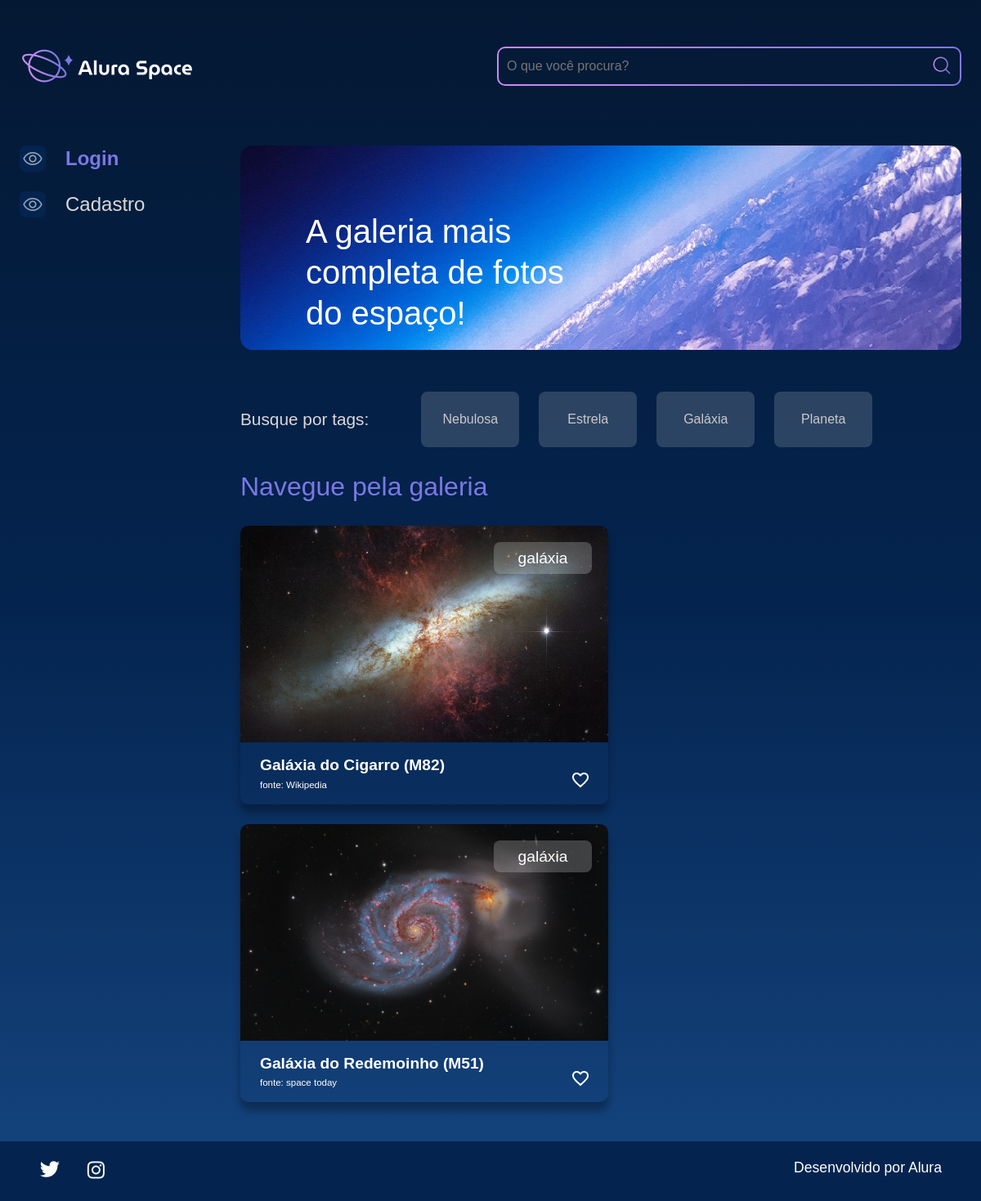
Screenshot of /filtro/GALÁXIA with the database file from the repository.
### apps/galeria/models.py (models this page shows, shortened)
class Fotografia(models.Model):
    CATEGORIA_CHOISES = [
        ("NEBULOSA", "nebulosa"),
        ("ESTRELA", "estrela"),
        ("GALÁXIA", "galáxia"),
        ("PLANETA", "planeta"),
    ]
    nome = models.CharField(max_length=100, null=False, blank=False)
    legenda = models.CharField(max_length=200, null=False, blank=False)
    categoria = models.CharField(max_length=100, choices=CATEGORIA_CHOISES, default='')
    descricao = models.TextField(null=False, blank=False)
    data = models.DateTimeField(default=datetime.now, blank=False)
    foto = models.ImageField(upload_to='galeria/', blank=True)
    publicada = models.BooleanField(default=True)
    usuario = models.ForeignKey(
        to=User,
        on_delete=models.SET_NULL,
        null=True,
        blank=False,
        related_name="user",
    )

### apps/galeria/views.py (the view)
# urls.py: path('filtro/<str:cat>', views.filtro_cat, name="filtro_cat"),
def filtro_cat(request, cat):
    fotografias = Fotografia.objects.filter(publicada=True, categoria=cat)
    tipos_categoria = Fotografia._meta.get_field('categoria').choices
    return render(request, 'galeria/index.html', {
        "fotos": fotografias,
        "categorias": tipos_categoria,
    })

### core/templates/galeria/index.html (shortened to what this page needs)
{% extends '../shared/base.html' %}
{% load static %}
{% block conteudo %}
    <section class="conteudo">
        <section class="banner">
            <img class="banner__imagem" src="{% static 'img/imagens/Banner(2).png' %}" alt="banner Alura Space">
            <h1 class="banner__titulo"> A galeria mais completa de fotos do espaço!</h1>
        </section>
        <section class="tags">
            <p class="tags__titulo">Busque por tags:</p>
            <ul class="tags__lista">
                {% for categoria in categorias %}
                    <li class="tags__tag"><a href="{% url 'galeria:filtro_cat' categoria.0 %}" class="btn" style="color: #c9c9c9;">{{ categoria.1|capfirst }}</a></li>
                {% endfor %}
            </ul>
        </section>
        <section class="galeria">
            <div class="cards">
                <h2 class="cards__titulo">Navegue pela galeria</h2>
                <ul class="cards__lista">
                    {% if fotos %}
                        {% for foto in fotos %}
                            <li class="card">
                                <a href="{% url 'galeria:detail' foto.id %}">
                                    {% if foto.foto == null or foto.foto == "" %}
                                        <img class="card__imagem" src="{% static 'img/imagens/not_found.jpg' %}" alt="foto">
                                    {% else %}
                                        <img class="card__imagem" src="{{ foto.foto.url }}" alt="foto">
                                    {% endif %}
                                </a>
                                <span class="card__tag">{{ foto.categoria|lower }}</span>
                                <div class="card__info">
                                    <p class="card__titulo">{{ foto.nome }}</p>
                                    <div class="card__texto">
                                        <p class="card__descricao">{{ foto.legenda }}</p>
                                        <span>
                                            <img src="{% static 'img/ícones/1x/favorite_outline.png' %}" alt="ícone de coração">
                                        </span>
                                    </div>
                                </div>
                            </li>
                        {% endfor %}
                    {% else %}
                        {% if buscar %}
                            <li style="color: white">Não foram encontrados fotografias com a palavra chave <b>"{{ palavra_buscada }}"</b>!</li>
                        {% else %}
                            <li style="color: white">Não possuimos fotos neste momento!</li>
                        {% endif %}
                    {% endif %}
                </ul>
            </div>
        </section>
    </section>
{% endblock %}

### core/templates/shared/base.html (shortened to what this page needs)
<!DOCTYPE html>
{% load static %}
<html lang="pt-br">
<head>
    <link rel="stylesheet" href="https://use.fontawesome.com/releases/v5.3.1/css/all.css">
    <link rel="stylesheet" href="{% static 'css/style.css' %}">
</head>
<body>
    <div class="pagina-inicial">
        {% include 'partials/_header.html' %}
        <main class="principal">
            {% include 'partials/_nav.html' %}
            {% block conteudo %}{% endblock %}
        </main>
    </div>
</body>
{% include 'partials/_footer.html' %}
</html>

### core/templates/partials/_header.html (shortened to what this page needs)
{% load static %}
<header class="cabecalho d-flex align-items-center">
    <img src="{% static 'img/logo/Logo(2).png' %}" alt="Logo da Alura Space" />
    <div class="cabecalho__busca">
        <form class="busca__fundo" action="{% url 'galeria:buscar' %}">
            <input class="busca__input" name="buscar" type="text" placeholder="O que você procura?">
            <button type="submit">
                <img class="busca__icone" src="{% static 'img/ícones/1x/search.png' %}" alt="ícone de search">
            </button>
        </form>
    </div>
</header>

### core/templates/partials/_nav.html
{% load static %}
<section class="menu-lateral">
    <nav class="menu-lateral__navegacao">
        {% if user.is_authenticated %}
            <a href="{% url 'galeria:index' %}"><img src="{% static 'img/ícones/1x/Home - ativo.png' %}"> Home</a>
            <a href="{% url 'usuarios:logout' %}"><img src="{% static 'img/ícones/1x/Mais vistas - inativo.png' %}"> Logout </a>
            <a href="{% url 'galeria:add_foto' %}"><img src="{% static 'img/ícones/1x/Mais vistas - inativo.png' %}"> adicionar imagem </a>
        {% else %}
            <a href="{% url 'usuarios:login' %}"><img src="{% static 'img/ícones/1x/Mais vistas - inativo.png' %}"> Login </a>
            <a href="{% url 'usuarios:cadastro' %}"><img src="{% static 'img/ícones/1x/Mais vistas - inativo.png' %}"> Cadastro </a>
        {% endif %}
    </nav>
</section>

### core/templates/partials/_footer.html
{% load static %}
<footer class="rodape">
    <div class="rodape__icones">
        <a href="https://twitter.com/AluraOnline" target=”_blank” >
            <img src="{% static 'img/ícones/1x/twitter.png' %}" alt="ícone twitter">
        </a>
        <a href="https://www.instagram.com/aluraonline/" target=”_blank” >
            <img src="{% static 'img/ícones/1x/instagram.png' %}" alt="ícone instagram">
        </a>
    </div>
    <p class="rodape__texto">Desenvolvido por Alura</p>
</footer>

### rows the page displays
Fotografia: foto (picture), categoria "galáxia", nome "Galáxia do Cigarro (M82)", legenda "fonte: Wikipedia"
Fotografia: foto (picture), categoria "galáxia", nome "Galáxia do Redemoinho (M51)", legenda "fonte: space today"

### other values shown
{{ categoria.1|capfirst }} "Nebulosa" "Estrela" "Galáxia" "Planeta"
